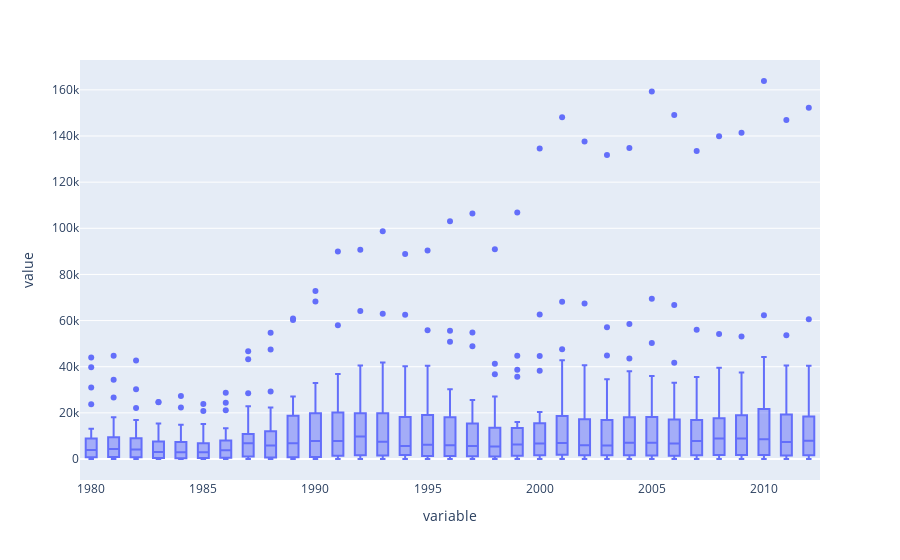

Notebook cell for this chart:
### Code cell
import plotly.express as px
px.box(regions_by_citizenship_num)

### Figure 1 — Plotly figure (JSON) as saved in the notebook; plotly's stock layout.template omitted (floating-point values rounded to 4 significant figures; data arrays with more than 128 entries replaced by an {"elided": "..."} marker saying what was removed)
{"data": [{"alignmentgroup": "True", "hovertemplate": "variable=%{x}<br>value=%{y}<extra></extra>", "legendgroup": "", "marker": {"color": "#636efa"}, "name": "", "notched": false, "offsetgroup": "", "orientation": "v", "showlegend": false, "type": "box", "x": {"elided": "957 str values"}, "x0": " ", "xaxis": "x", "y": {"elided": "957 int values"}, "y0": " ", "yaxis": "y"}], "layout": {"boxmode": "group", "legend": {"tracegroupgap": 0}, "margin": {"t": 60}, "xaxis": {"anchor": "y", "domain": [0, 1], "title": {"text": "variable"}}, "yaxis": {"anchor": "x", "domain": [0, 1], "title": {"text": "value"}}}}
